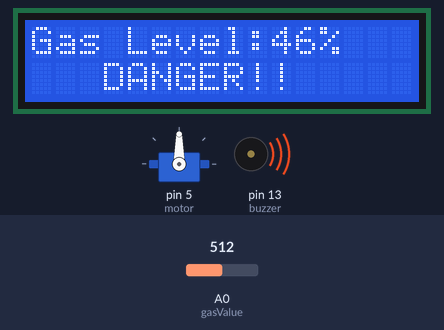
The sketch below on a simulated Arduino Uno, built with avr-gcc and run on an emulated ATmega328P. Shown: 16×2 character LCD, servo, buzzer (waves = sounding). The test bench sets the inputs (shaded band); at power-on: A0 (gasValue) = 512. The modem accepts every AT command (registered, SIM ready, sends succeed) and sends nothing else; what the sketch prints to the serial monitor is not drawn.

Above: at 22.2 s.
Timing chart, 0 to 115.9 s (numbered marks = the images above):
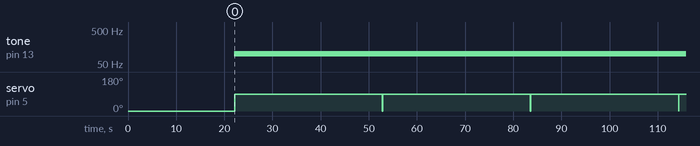

The sketch:

gasleakage.ino
```cpp
#include <LCD_I2C.h>
#include <SoftwareSerial.h>
#include <Servo.h>

SoftwareSerial sim(2, 3); //Rx, Tx
SoftwareSerial gsm(2, 3); //Rx, Tx
LCD_I2C lcd(0x27); // Default address of most PCF8574 modules, change accordingly
Servo motor;
volatile int data;
String number = "+254743070455";
String user = "austin";
String resd = "Pangani";
int count = 0;

int gasValue = A0;
int buzzer = 13;
int Relay = 8;

void setup() {
  // put your setup code here, to run once:
  Serial.begin(9600);
  sim.begin(9600); //Synchronize gsm baudrate
  modem_init();
  data_init();
  internet_init();
  lcd.begin();
  lcd.backlight();
  motor.attach(5);
  motor.write(0);
  digitalWrite(Relay, HIGH);
  delay(3000);

}

void loop() {
  // put your main code here, to run repeatedly:
  int analogval = analogRead(gasValue);
  data = (analogval-50)/10;
  motor.write(0);
  lcd.setCursor(2,0);
  lcd.print("Initializing");
  lcd.clear();
  lcd.setCursor(0,0);
  lcd.print("Gas Level: ");
  lcd.setCursor(10,0);
  lcd.print(data);
  lcd.setCursor(12,0);
  lcd.print("%");
  Serial.print("Gas Level: ");
  Serial.print(data);
  Serial.print("%");
  Serial.println();

  //Checking whether the gas level is high to trigger alert
  if(data>25){
    //digitalWrite(buzzer, HIGH);
    tone(buzzer, 100);
    lcd.clear();
    lcd.setCursor(0,0);
    lcd.print("Gas Level: ");
    lcd.setCursor(10,0);
    lcd.print(data);
    lcd.setCursor(12,0);
    lcd.print("%");
    lcd.setCursor(3,1);
    lcd.print("DANGER!!");
    Serial.print("Gas Level: ");
    Serial.print(data);
    Serial.print("%");
    Serial.println();
    Serial.print("Setting measures-> Opening windows && Switching off mains");
    Serial.println();
    motor.write(90); //Open window
    sendSms(); //Send text message
    leakageCase(); //Send data as a leakage case
    delay(5000);
    digitalWrite(Relay, LOW); //Power off mains
  }

 //Checking whether the gas value is normal to restore power
  else{
    //digitalWrite(buzzer, LOW);
    noTone(buzzer);
    lcd.clear();
    lcd.setCursor(0,0);
    lcd.print("Gas Level");
    lcd.setCursor(10,0);
    lcd.print(data);
    lcd.setCursor(12,0);
    lcd.print("%");
    lcd.setCursor(0,1);
    lcd.print("Normal Level");
    Serial.print("Gas Level: ");
    Serial.print(data);
    Serial.print("%");
    Serial.println();
    motor.write(0);
    digitalWrite(Relay, HIGH);
    send_data();
    nonLeakageCase(); //Send data as a non leakage case
    delay(2000);
  }

}

    void sendSms()
    {
      Serial.println ("Sending Message..........\n");
      sim.println("AT+CMGF=1");    //Sets the GSM Module in Text Mode
      delay(1000);
      //Serial.println ("Set SMS Number");
      sim.println("AT+CMGS=\"" + number + "\"\r"); //Mobile phone number to send message
      delay(1000);
      String SMS = "Gas leakage! Setting measures";
      sim.println(SMS);
      Serial.println(SMS);
      Serial.println("sms sent");
      delay(100);
      sim.println((char)26);// ASCII code of CTRL+Z
      delay(1000);

    }

    //Send data as a leakage case
void leakageCase(){
          String url;
      url = "http://austinstevesk.co.ke/gasmon/gasmon.php?username=";
      url += user;
      url += "residence=";
      url += resd;
      url += "gasValue=";
      url += data;
      url += "leakagecase=";
      url += 1;

      //url = "http://austinstevesk.co.ke/gasmon/gasmon.php?username=austin&residence=Kilimani&gasValue=39&leakagecase=1";


if (sim.available()){
  Serial.println("->");
  Serial.println("Sending data now");
    //Serial.write(gprsSerial.read());

  sim.println("AT");

  sim.println("AT+CPIN?");
  delay(1000);

  sim.println("AT+CREG?");
  delay(1000);

  sim.println("AT+CGATT?");
  delay(1000);

  sim.println("AT+CIPSHUT");
  delay(1000);

  sim.println("AT+CIPSTATUS");
  delay(2000);

  sim.println("AT+CIPMUX=0");
  delay(2000);

  ShowSerialData();

  sim.println("AT+CSTT=\"safaricom\"");//start task and setting the APN,
  delay(1000);

  //ShowSerialData();

  sim.println("AT+CIICR");//bring up wireless connection
  delay(3000);

  sim.println("AT+CIFSR");//get local IP adress
  delay(2000);


  sim.println("AT+CIPSPRT=0");
  delay(3000);

  Serial.println(url);
  sim.println(url);//begin send data to remote server

  ShowSerialData();

  sim.println((char)26);//sending
  delay(5000);//waiting for reply, important! the time is base on the condition of internet


  ShowSerialData();

  sim.println("AT+CIPSHUT");//close the connection
  delay(100);

  }
}

  //Send data as a non-leakage case
void nonLeakageCase(){
          String url;
      url = "http://austinstevesk.co.ke/gasmon/gasmon.php?username=";
      url += user;
      url += "residence=";
      url += resd;
      url += "gasValue=";
      url += data;
      url += "leakagecase=";
      url += 0;

      //url = "http://austinstevesk.co.ke/gasmon/gasmon.php?username=austin&residence=Kilimani&gasValue=39&leakagecase=0";


if (sim.available()){
  Serial.println("->");
  Serial.println("Sending data now");
    //Serial.write(gprsSerial.read());

  sim.println("AT");

  sim.println("AT+CPIN?");
  delay(1000);

  sim.println("AT+CREG?");
  delay(1000);

  sim.println("AT+CGATT?");
  delay(1000);

  sim.println("AT+CIPSHUT");
  delay(1000);

  sim.println("AT+CIPSTATUS");
  delay(2000);

  sim.println("AT+CIPMUX=0");
  delay(2000);

  ShowSerialData();

  sim.println("AT+CSTT=\"safaricom\"");//start task and setting the APN,
  delay(1000);

  //ShowSerialData();

  sim.println("AT+CIICR");//bring up wireless connection
  delay(3000);

  sim.println("AT+CIFSR");//get local IP adress
  delay(2000);


  sim.println("AT+CIPSPRT=0");
  delay(3000);

  Serial.println(url);
  sim.println(url);//begin send data to remote server

  ShowSerialData();

  sim.println((char)26);//sending
  delay(5000);//waiting for reply, important! the time is base on the condition of internet


  ShowSerialData();

  sim.println("AT+CIPSHUT");//close the connection
  delay(100);
}

else{
  while(count<1){
  Serial.println("Not sending data currently");
  count++;
  }
}

  }
void ShowSerialData()
{
  while(sim.available()!=0)
  Serial.write(sim.read());
  Serial.println("GPRS Available");
  //delay(5000);

}

void modem_init()
{
  Serial.println("Please wait.....");
  gsm.println("AT");
  delay(1000);
  gsm.println("AT+CMGF=1");
  delay(1000);
  gsm.println("AT+CNMI=2,2,0,0,0");
  delay(1000);
}
void data_init()
{
  Serial.println("Please wait.....");
  gsm.println("AT");
  delay(1000); delay(1000);
  gsm.println("AT+CPIN?");
  delay(1000); delay(1000);
  gsm.print("AT+SAPBR=3,1");
  gsm.write(',');
  gsm.write('"');
  gsm.print("contype");
  gsm.write('"');
  gsm.write(',');
  gsm.write('"');
  gsm.print("GPRS");
  gsm.write('"');
  gsm.write(0x0d);
  gsm.write(0x0a);
  delay(1000); ;
  gsm.print("AT+SAPBR=3,1");
  gsm.write(',');
  gsm.write('"');
  gsm.print("APN");
  gsm.write('"');
  gsm.write(',');
  gsm.write('"');
  //------------APN------------//
  gsm.print("safaricom"); //APN Here
  //--------------------------//
  gsm.write('"');
  gsm.write(0x0d);
  gsm.write(0x0a);
  delay(1000);
  gsm.print("AT+SAPBR=3,1");
  gsm.write(',');
  gsm.write('"');
  gsm.print("USER");
  gsm.write('"');
  gsm.write(',');
  gsm.write('"');
  gsm.print("  ");
  gsm.write('"');
  gsm.write(0x0d);
  gsm.write(0x0a);
  delay(1000);
  gsm.print("AT+SAPBR=3,1");
  gsm.write(',');
  gsm.write('"');
  gsm.print("PWD");
  gsm.write('"');
  gsm.write(',');
  gsm.write('"');
  gsm.print("  ");
  gsm.write('"');
  gsm.write(0x0d);
  gsm.write(0x0a);
  delay(2000);
  gsm.print("AT+SAPBR=1,1");
  gsm.write(0x0d);
  gsm.write(0x0a);
  delay(3000);
}
void internet_init()
{
  Serial.println("Please wait.....");
  delay(1000);
  gsm.println("AT+HTTPINIT");
  delay(1000); delay(1000);
  gsm.print("AT+HTTPPARA=");
  gsm.print('"');
  gsm.print("CID");
  gsm.print('"');
  gsm.print(',');
  gsm.println('1');
  delay(1000);
}

void send_data()
{
      String url;
      url = "http://austinstevesk.co.ke/gasmon/gasmon.php?username=";
      url += user;
      url += "&residence=";
      url += resd;
      url += "&gasValue=";
      url += data;
      url += "&leakagecase=";
      url += 0;

      //url = "http://austinstevesk.co.ke/gasmon/gasmon.php?username=austin&residence=Kilimani&gasValue=39&leakagecase=0";

      Serial.println(url);

  gsm.print("AT+HTTPPARA=");
//  gsm.print('"');
//  gsm.print("URL");
//  gsm.print('"');
//  gsm.print(',');
//  gsm.print('"');
//  gsm.print("http:");
//  gsm.print('/');
//  gsm.print('/');
  //-----------------------Your API Key Here----------------------//
  //Replace xxxxxxxxxxx with your write API key.
  gsm.println(url);
  //---------------------------------------------------------------//
  Serial.println("Data sent");

  gsm.write(0x0d);
  gsm.write(0x0a);
  delay(1000);
  gsm.println("AT+HTTPACTION=0");
  delay(1000);
}
```

Measured:
- by itself, tone on pin 13 (buzzer): silent → 100 Hz at 22.1 s
- by itself, servo on pin 5 (motor): 0° → 90° at 22.1 s
